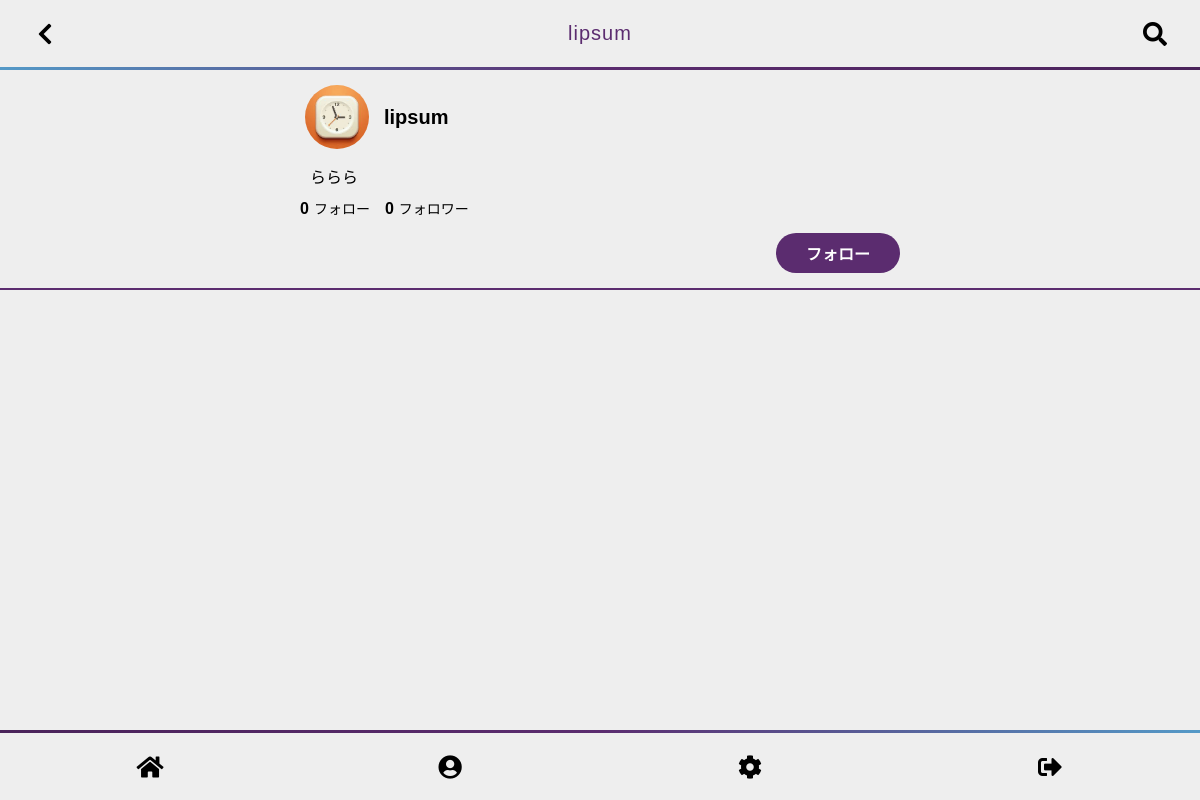
/profile/index.php?id=13 (signed in), run on the app's committed database.
### tables this page shows
CREATE TABLE "members" (
	"id"	INTEGER,
	"name"	VARCHAR(255),
	"email"	VARCHAR(255),
	"password"	VARCHAR(255),
	"image"	TEXT,
	"bio"	TEXT,
	"created"	DATETIME,
	"modified"	TIMESTAMP,
	PRIMARY KEY("id" AUTOINCREMENT)
);

### func.php (called while the page is built, shortened)
<?php
function h($string)
{
  if (!empty($string)) {
    return htmlspecialchars($string, ENT_QUOTES, 'UTF-8', true);
  }
}
class Template
{
  function setValue_tpl_header($heading)
  {
    $this->heading = $heading;
  }
  function show($tplType)
  {
    $v = $this;
    switch ($tplType) {
      case TPL_HEADER_BAR:
        $tplfile = 'header_bar.tpl.php';
        break;
      case TPL_FOOTER_BAR:
        $tplfile = 'footer_bar.tpl.php';
        break;
    }
    include($_SERVER['DOCUMENT_ROOT'] . "/tpl/{$tplfile}");
  }
}

### profile/index.php (the view, shortened to what this page needs)
<?php
require($_SERVER['DOCUMENT_ROOT'] . '/func.php');
$db = dbConnect();
$tpl = new Template();
?>
<!DOCTYPE html>
<html lang="ja">
<head>
  <link href="https://use.fontawesome.com/releases/v5.14.0/css/all.css" rel="stylesheet">
  <link rel="stylesheet" href="/css/general.css">
</head>
<body>
  <?php
  $sql = 'SELECT * FROM members WHERE id = :id';
  $profile = $db->prepare($sql);
  $profile->bindValue(':id', $_REQUEST['id']);
  $profile->execute();
  foreach ($profile as $m) {
    $member = $m;
  }
  $tpl->setValue_tpl_header($member['name']);
  $tpl->show(TPL_HEADER_BAR);
  ?>
  <main class="main" id="main">
    <div class="profile">
      <div class="profile_content">
        <div class="profile_heading">
          <div class="profile_image">
            <img src="<?php echo $member['image']; ?>" alt="<?php echo $member['name']; ?>">
          </div>
          <div class="profile_name">
            <div class="profile_name_text">
              <?php echo $member['name']; ?>
            </div>
          </div>
        </div>
        <div class="profile_exp">
          <?php echo nl2br(h($member['bio'])); ?>
        </div>
        <div class="profile_follow_group">
          <div class="profile_follow_list">
            <?php
            $sql = 'SELECT COUNT(*) AS follow_cnt FROM follow WHERE member_id = :member_id';
            $stmt = $db->prepare($sql);
            $stmt->bindValue(':member_id', $member['id']);
            $stmt->execute();
            $follow = $stmt->fetchColumn();
            ?>
            <span class="follow_num"><?php echo $follow; ?></span>フォロー
          </div>
          <div class="profile_follow_list">
            <?php
            $sql = 'SELECT COUNT(*) AS follow_cnt FROM follow WHERE follow_id = :follow_id';
            $stmt = $db->prepare($sql);
            $stmt->bindValue(':follow_id', $member['id']);
            $stmt->execute();
            $follower = $stmt->fetchColumn();
            ?>
            <span class="follow_num"><?php echo $follower; ?></span>フォロワー
          </div>
          <?php
          $sql = 'SELECT COUNT(*) AS follow_cnt FROM follow WHERE member_id = :member_id AND follow_id = :follow_id';
          $stmt = $db->prepare($sql);
          $stmt->bindValue(':member_id', $_SESSION['id']);
          $stmt->bindValue(':follow_id', $member['id']);
          $stmt->execute();
          $follow = $stmt->fetchColumn();
          if ($_REQUEST['id'] != $_SESSION['id']) : ?>
            <?php if ($follow == 0) : ?>
              <div class="follow_btn">
                <form action="/follow/" method="post">
                  <input type="submit" value="フォロー">
                </form>
              </div>
            <?php endif; ?>
          <?php endif; ?>
        </div>
      </div>
    </div>
  </main>
</body>
</html>

### tpl/header_bar.tpl.php
<header class="header">
  <div class="header_group">
    <?php if (!empty($_SESSION['id'])) : ?>
      <div class="header_list header_menu_left menu_icon">
        <?php if ($_SERVER['REQUEST_URI'] != '/') : ?>
          <a onclick="history.back();"><i class="fas fa-chevron-left"></i></a>
        <?php else : ?>
          <a href="/"><i class="fas fa-pen-nib"></i></a>
        <?php endif; ?>
      </div>
    <?php endif; ?>
    <div class="header_list header_logo">
      <a href="/">
        <?php echo $v->heading; ?>
      </a>
    </div>
    <?php if (!empty($_SESSION['id'])) : ?>
      <div class="header_list header_menu_right menu_icon">
        <i class="fas fa-search"></i>
      </div>
    <?php endif; ?>
  </div>
</header>

### css/general.css (style rules this page uses)
:root { --main-color: #5b2c6f; --sub-color: #ead6f1; --nice-color: #e74c3c; --background-color: #eee; --text-color: #111; --border-color: #888; --header-bar-height: 70px; --footer-bar-height: 70px; }
* { box-sizing: border-box; font-family: sans-serif; }
body { background-color: var(--background-color); margin: 0; }
a { text-decoration: none; color: var(--background-color); }
.header { display: flex; flex-direction: row; align-items: center; justify-content: center; position: fixed; top: 0; left: 0; width: 100%; height: var(--header-bar-height); background-color: var(--background-color); border-bottom: 3px solid var(--main-color); border-image: linear-gradient(to right, #5499c7, var(--main-color), #4a235a); border-image-slice: 1; }
.header * { color: #000; }
.header_group { display: flex; flex-direction: row; align-items: center; justify-content: center; }
.header_list { display: flex; flex-direction: column; align-items: center; justify-content: center; }
.header_menu_left, .header_menu_right { width: var(--header-bar-height); }
.header_logo { width: calc(100vw - var(--header-bar-height) * 2); font-size: 20px; letter-spacing: 1px; }
.header_logo a { width: 70%; color: var(--main-color); text-align: center; text-overflow: ellipsis; overflow: hidden; white-space: nowrap; }
.menu_icon { font-size: 24px; width: 50px; height: 50px; border-radius: 100%; cursor: pointer; transition: background-color .3s ease-in-out; }
.menu_icon a { display: flex; flex-direction: row; align-items: center; justify-content: center; color: #000; }
.main { display: flex; flex-direction: column; width: 100%; height: calc(100vh - var(--header-bar-height) - var(--footer-bar-height)); overflow-y: scroll; margin: var(--footer-bar-height) auto 0; background-color: var(--background-color); }
.profile { display: flex; flex-direction: column; justify-content: center; width: 100%; margin: 0 auto; align-items: top; border-bottom: 2px solid var(--main-color); padding: 10px; }
.profile .profile_content { width: 90%; max-width: 600px; margin: 0 auto; }
.profile .profile_heading { display: flex; flex-direction: row; align-items: center; justify-content: left; margin-bottom: 5px; }
.profile .profile_image { display: flex; width: 64px; height: 64px; margin: 5px; }
.profile .profile_image img { display: flex; border-radius: 100%; width: 100%; height: 100%; object-fit: cover; }
.profile .profile_name { display: flex; margin-left: 10px; font-weight: bold; max-width: 60vw; }
.profile .profile_name .profile_name_text { width: 100%; word-break: break-word; font-size: 20px; }
.profile .profile_exp { width: 100%; padding: 5px 10px 10px; word-break: break-word; }
.profile .profile_follow_group { width: 100%; display: flex; flex-wrap: wrap; flex-direction: row; align-items: center; }
.profile .profile_follow_list { display: flex; justify-content: left; align-items: baseline; margin-right: 15px; font-size: 14px; }
.profile .profile_follow_list span.follow_num { font-size: 16px; margin-right: 5px; font-weight: bold; }
.profile .follow_btn { display: flex; justify-content: right; align-items: center; width: 100%; }
.profile .follow_btn input { display: flex; align-items: center; justify-content: center; height: 40px; border-radius: 20px; padding: 0 30px; outline: none; border: none; background-color: var(--main-color); color: #fff; cursor: pointer; font-weight: bold; transition: opacity .3s ease-in-out; font-size: 16px; margin-top: 15px; margin-bottom: 5px; }

### data on the page
members: name "lipsum", image (picture), bio "ららら"

### other printed values
$follow "0"
$follower "0"
